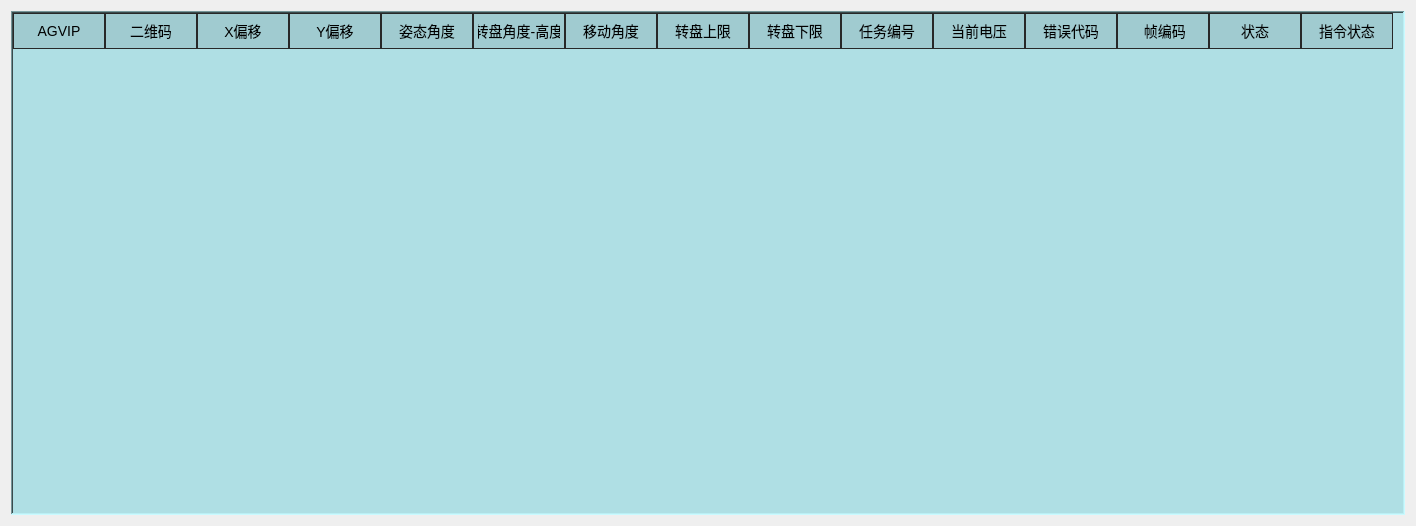
<?xml version="1.0" encoding="UTF-8"?>
<ui version="4.0">
 <class>AgvStatus</class>
 <widget class="QWidget" name="AgvStatus">
  <property name="geometry">
   <rect>
    <x>0</x>
    <y>0</y>
    <width>1416</width>
    <height>526</height>
   </rect>
  </property>
  <property name="windowTitle">
   <string>AGV STATUS</string>
  </property>
  <layout class="QGridLayout" name="gridLayout">
   <item row="0" column="0">
    <widget class="QTableWidget" name="agvShow">
     <property name="sizePolicy">
      <sizepolicy hsizetype="Preferred" vsizetype="Expanding">
       <horstretch>0</horstretch>
       <verstretch>0</verstretch>
      </sizepolicy>
     </property>
     <property name="sizeIncrement">
      <size>
       <width>0</width>
       <height>0</height>
      </size>
     </property>
     <property name="font">
      <font/>
     </property>
     <property name="cursor" stdset="0">
      <cursorShape>PointingHandCursor</cursorShape>
     </property>
     <property name="mouseTracking">
      <bool>false</bool>
     </property>
     <property name="focusPolicy">
      <enum>Qt::NoFocus</enum>
     </property>
     <property name="contextMenuPolicy">
      <enum>Qt::NoContextMenu</enum>
     </property>
     <property name="layoutDirection">
      <enum>Qt::LeftToRight</enum>
     </property>
     <property name="autoFillBackground">
      <bool>true</bool>
     </property>
     <property name="styleSheet">
      <string notr="true">QHeaderView::section:vertical
{
    border-left: 1px solid #fffff8;
}
QWidget {
    background-color:#afdfe4
}

QHeaderView::section {
    background-color:rgba(25,25,25,25);
    padding: 4px;
    border: 1px solid #282828;
    font-size: 14px;
}
</string>
     </property>
     <property name="frameShape">
      <enum>QFrame::WinPanel</enum>
     </property>
     <property name="lineWidth">
      <number>1</number>
     </property>
     <property name="midLineWidth">
      <number>0</number>
     </property>
     <property name="verticalScrollBarPolicy">
      <enum>Qt::ScrollBarAlwaysOff</enum>
     </property>
     <property name="horizontalScrollBarPolicy">
      <enum>Qt::ScrollBarAlwaysOff</enum>
     </property>
     <property name="sizeAdjustPolicy">
      <enum>QAbstractScrollArea::AdjustIgnored</enum>
     </property>
     <property name="autoScrollMargin">
      <number>12</number>
     </property>
     <property name="editTriggers">
      <set>QAbstractItemView::NoEditTriggers</set>
     </property>
     <property name="tabKeyNavigation">
      <bool>false</bool>
     </property>
     <property name="showDropIndicator" stdset="0">
      <bool>false</bool>
     </property>
     <property name="dragDropOverwriteMode">
      <bool>false</bool>
     </property>
     <property name="selectionMode">
      <enum>QAbstractItemView::NoSelection</enum>
     </property>
     <property name="selectionBehavior">
      <enum>QAbstractItemView::SelectRows</enum>
     </property>
     <property name="textElideMode">
      <enum>Qt::ElideMiddle</enum>
     </property>
     <property name="verticalScrollMode">
      <enum>QAbstractItemView::ScrollPerItem</enum>
     </property>
     <property name="horizontalScrollMode">
      <enum>QAbstractItemView::ScrollPerPixel</enum>
     </property>
     <property name="showGrid">
      <bool>false</bool>
     </property>
     <property name="gridStyle">
      <enum>Qt::DashLine</enum>
     </property>
     <property name="cornerButtonEnabled">
      <bool>false</bool>
     </property>
     <property name="rowCount">
      <number>10</number>
     </property>
     <property name="columnCount">
      <number>15</number>
     </property>
     <attribute name="horizontalHeaderCascadingSectionResizes">
      <bool>true</bool>
     </attribute>
     <attribute name="horizontalHeaderMinimumSectionSize">
      <number>50</number>
     </attribute>
     <attribute name="horizontalHeaderDefaultSectionSize">
      <number>92</number>
     </attribute>
     <attribute name="verticalHeaderVisible">
      <bool>false</bool>
     </attribute>
     <attribute name="verticalHeaderCascadingSectionResizes">
      <bool>true</bool>
     </attribute>
     <attribute name="verticalHeaderMinimumSectionSize">
      <number>40</number>
     </attribute>
     <attribute name="verticalHeaderDefaultSectionSize">
      <number>40</number>
     </attribute>
     <attribute name="verticalHeaderHighlightSections">
      <bool>true</bool>
     </attribute>
     <row/>
     <row/>
     <row/>
     <row/>
     <row/>
     <row/>
     <row/>
     <row/>
     <row/>
     <row/>
     <column>
      <property name="text">
       <string>AGVIP</string>
      </property>
     </column>
     <column>
      <property name="text">
       <string>二维码</string>
      </property>
     </column>
     <column>
      <property name="text">
       <string>X偏移</string>
      </property>
     </column>
     <column>
      <property name="text">
       <string>Y偏移</string>
      </property>
     </column>
     <column>
      <property name="text">
       <string>姿态角度</string>
      </property>
     </column>
     <column>
      <property name="text">
       <string>转盘角度-高度</string>
      </property>
     </column>
     <column>
      <property name="text">
       <string>移动角度</string>
      </property>
     </column>
     <column>
      <property name="text">
       <string>转盘上限</string>
      </property>
     </column>
     <column>
      <property name="text">
       <string>转盘下限</string>
      </property>
     </column>
     <column>
      <property name="text">
       <string>任务编号</string>
      </property>
     </column>
     <column>
      <property name="text">
       <string>当前电压</string>
      </property>
     </column>
     <column>
      <property name="text">
       <string>错误代码</string>
      </property>
     </column>
     <column>
      <property name="text">
       <string>          帧编码         </string>
      </property>
     </column>
     <column>
      <property name="text">
       <string>状态</string>
      </property>
     </column>
     <column>
      <property name="text">
       <string>指令状态</string>
      </property>
     </column>
    </widget>
   </item>
  </layout>
 </widget>
 <resources/>
 <connections/>
</ui>
